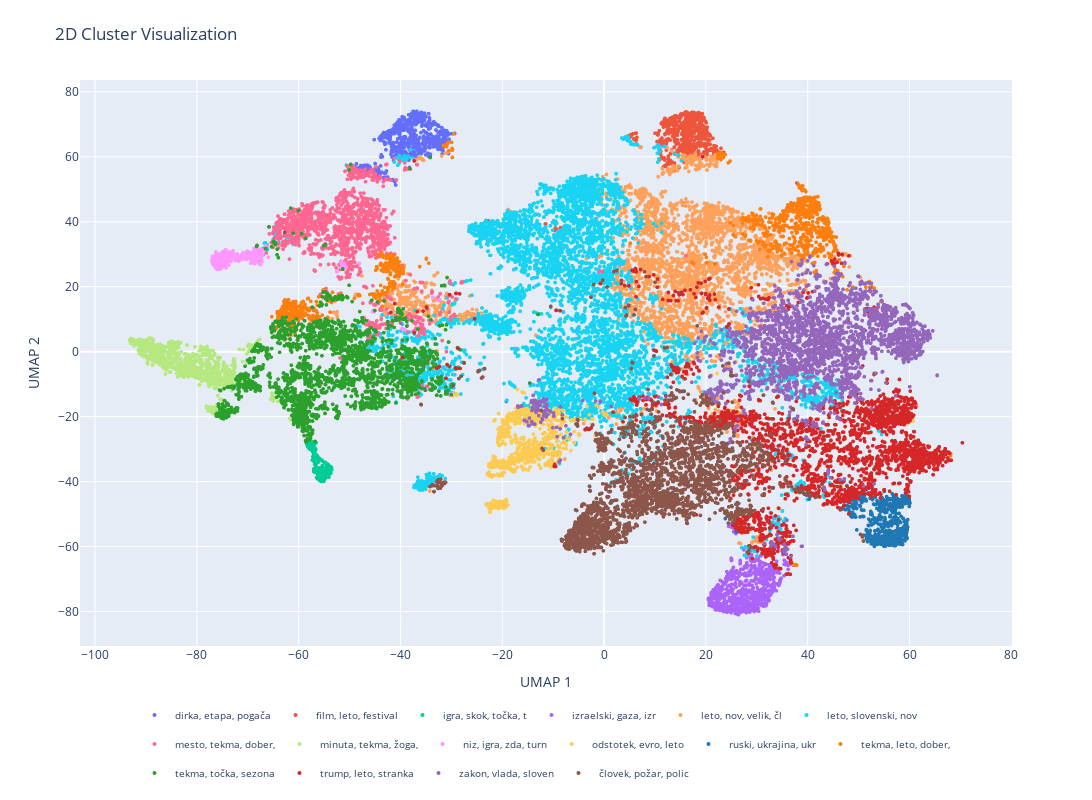

Here is the notebook cell this chart was saved with:
### Code cell
# categories = [
#     article['url_topics'][0] if len(article['url_topics']) >= 1 else "no-topic"
#     for article in articles
# ]
# categories = [
#     article['topics'] for article in articles
# ]
# categories = [
#     "/".join(article['url_topics'][:2]) if article['url_topics'] else "no-topic"
#     for article in articles
# ]

from plotly.subplots import make_subplots

fig = make_subplots(rows=1, cols=2, subplot_titles=("Clusters", "Categories"))

#outliers = detect_2d_outliers(sbert_umap, generalized_topic_labels, max_percentile=80)

# Filter or annotate
# filtered_points = ~outliers
# titles_filtered = np.array([article['title'] for article in articles])[filtered_points]
# clusters_filtered = np.array(sbert_clusters)[filtered_points]
# categories_filtered = np.array(generalized_topic_labels)[filtered_points]
# sbert_umap_filtered = sbert_umap[filtered_points]


# 1. Extract keywords per cluster
keywords_per_cluster = extract_cluster_keywords(texts, tfidf_clusters)

# 2. Summarize them
cluster_name_map = {
    cluster_id: keywords_to_sentence(keywords)  # or keywords_to_summary()
    for cluster_id, keywords in keywords_per_cluster.items()
}
# Left: Clusters
draw_single_plot( umap_embeddings=tfidf_tsne_2d,
            #umap_embeddings=umap_2d,
            clusters=tfidf_clusters,
            titles=[article['title'] for article in articles],
            rename_map=cluster_name_map,#cluster_name_map,
            show_group_outlines=False)

# Right: Categories
# draw_points(fig, "Categories", col=2, 
#             umap_embeddings=tfidf_tsne_2d,
#             #umap_embeddings=tsne_2d,
#             clusters=tfidf_clusters,  # still required for shape
#             titles=[article['title'] for article in articles],
#             categories=categories,
#             show_group_outlines=False)
# draw_points(fig, "Clusters", col=2, 
#             umap_embeddings=sbert_umap,
#             #umap_embeddings=tsne_2d,
#             clusters=sbert_clusters,
#             titles=[article['title'] for article in articles],
#             categories=None,
#             show_group_outlines=True)

fig.update_layout(
    height=500,
    width=1000,
    title_text="Clusters vs. Categories",
    legend_title_text="Legend",
)

fig.show()

### Figure 1 — Plotly figure (JSON) as saved in the notebook; plotly's stock layout.template omitted (floating-point values rounded to 4 significant figures; data arrays with more than 128 entries replaced by an {"elided": "..."} marker saying what was removed)
{"data": [{"hoverinfo": "skip", "legendgroup": "dirka, etapa, pogača", "marker": {"color": "#636EFA", "size": 4}, "mode": "markers", "name": "dirka, etapa, pogača", "showlegend": true, "type": "scattergl", "x": {"elided": "759 float values"}, "y": {"elided": "759 float values"}}, {"hoverinfo": "skip", "legendgroup": "film, leto, festival", "marker": {"color": "#EF553B", "size": 4}, "mode": "markers", "name": "film, leto, festival", "showlegend": true, "type": "scattergl", "x": {"elided": "624 float values"}, "y": {"elided": "624 float values"}}, {"hoverinfo": "skip", "legendgroup": "igra, skok, točka, t", "marker": {"color": "#00CC96", "size": 4}, "mode": "markers", "name": "igra, skok, točka, t", "showlegend": true, "type": "scattergl", "x": {"elided": "296 float values"}, "y": {"elided": "296 float values"}}, {"hoverinfo": "skip", "legendgroup": "izraelski, gaza, izr", "marker": {"color": "#AB63FA", "size": 4}, "mode": "markers", "name": "izraelski, gaza, izr", "showlegend": true, "type": "scattergl", "x": {"elided": "862 float values"}, "y": {"elided": "862 float values"}}, {"hoverinfo": "skip", "legendgroup": "leto, nov, velik, čl", "marker": {"color": "#FFA15A", "size": 4}, "mode": "markers", "name": "leto, nov, velik, čl", "showlegend": true, "type": "scattergl", "x": {"elided": "3686 float values"}, "y": {"elided": "3686 float values"}}, {"hoverinfo": "skip", "legendgroup": "leto, slovenski, nov", "marker": {"color": "#19D3F3", "size": 4}, "mode": "markers", "name": "leto, slovenski, nov", "showlegend": true, "type": "scattergl", "x": {"elided": "6266 float values"}, "y": {"elided": "6266 float values"}}, {"hoverinfo": "skip", "legendgroup": "mesto, tekma, dober,", "marker": {"color": "#FF6692", "size": 4}, "mode": "markers", "name": "mesto, tekma, dober,", "showlegend": true, "type": "scattergl", "x": {"elided": "1688 float values"}, "y": {"elided": "1688 float values"}}, {"hoverinfo": "skip", "legendgroup": "minuta, tekma, žoga,", "marker": {"color": "#B6E880", "size": 4}, "mode": "markers", "name": "minuta, tekma, žoga,", "showlegend": true, "type": "scattergl", "x": {"elided": "1006 float values"}, "y": {"elided": "1006 float values"}}, {"hoverinfo": "skip", "legendgroup": "niz, igra, zda, turn", "marker": {"color": "#FF97FF", "size": 4}, "mode": "markers", "name": "niz, igra, zda, turn", "showlegend": true, "type": "scattergl", "x": {"elided": "334 float values"}, "y": {"elided": "334 float values"}}, {"hoverinfo": "skip", "legendgroup": "odstotek, evro, leto", "marker": {"color": "#FECB52", "size": 4}, "mode": "markers", "name": "odstotek, evro, leto", "showlegend": true, "type": "scattergl", "x": {"elided": "995 float values"}, "y": {"elided": "995 float values"}}, {"hoverinfo": "skip", "legendgroup": "ruski, ukrajina, ukr", "marker": {"color": "#1F77B4", "size": 4}, "mode": "markers", "name": "ruski, ukrajina, ukr", "showlegend": true, "type": "scattergl", "x": {"elided": "664 float values"}, "y": {"elided": "664 float values"}}, {"hoverinfo": "skip", "legendgroup": "tekma, leto, dober, ", "marker": {"color": "#FF7F0E", "size": 4}, "mode": "markers", "name": "tekma, leto, dober, ", "showlegend": true, "type": "scattergl", "x": {"elided": "1218 float values"}, "y": {"elided": "1218 float values"}}, {"hoverinfo": "skip", "legendgroup": "tekma, točka, sezona", "marker": {"color": "#2CA02C", "size": 4}, "mode": "markers", "name": "tekma, točka, sezona", "showlegend": true, "type": "scattergl", "x": {"elided": "2465 float values"}, "y": {"elided": "2465 float values"}}, {"hoverinfo": "skip", "legendgroup": "trump, leto, stranka", "marker": {"color": "#D62728", "size": 4}, "mode": "markers", "name": "trump, leto, stranka", "showlegend": true, "type": "scattergl", "x": {"elided": "2849 float values"}, "y": {"elided": "2849 float values"}}, {"hoverinfo": "skip", "legendgroup": "zakon, vlada, sloven", "marker": {"color": "#9467BD", "size": 4}, "mode": "markers", "name": "zakon, vlada, sloven", "showlegend": true, "type": "scattergl", "x": {"elided": "2935 float values"}, "y": {"elided": "2935 float values"}}, {"hoverinfo": "skip", "legendgroup": "človek, požar, polic", "marker": {"color": "#8C564B", "size": 4}, "mode": "markers", "name": "človek, požar, polic", "showlegend": true, "type": "scattergl", "x": {"elided": "2846 float values"}, "y": {"elided": "2846 float values"}}], "layout": {"height": 800, "legend": {"font": {"size": 10}, "orientation": "h", "title": {}, "x": 0.5, "xanchor": "center", "y": -0.25, "yanchor": "bottom"}, "margin": {"b": 120, "t": 80}, "title": {"text": "2D Cluster Visualization"}, "width": 1200, "xaxis": {"title": {"text": "UMAP 1"}}, "yaxis": {"title": {"text": "UMAP 2"}}}}
